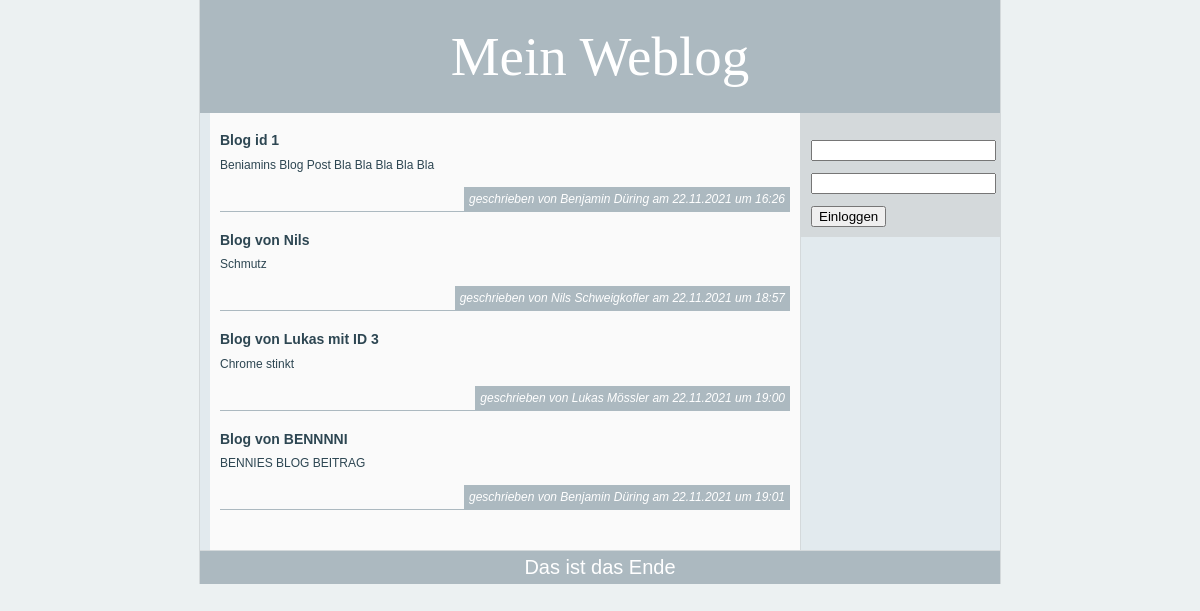
The page / on the database its author committed.
### tables this page shows
CREATE TABLE `beitraege` (
  `id` int(11) NOT NULL AUTO_INCREMENT,
  `titel` varchar(64) DEFAULT NULL,
  `inhalt` longtext DEFAULT NULL,
  `erstellt_am` timestamp NULL DEFAULT NULL,
  `benutzer_id` int(11) NOT NULL,
  PRIMARY KEY (`id`),
  KEY `fk_beitraege_benutzer_idx` (`benutzer_id`),
  CONSTRAINT `fk_beitraege_benutzer` FOREIGN KEY (`benutzer_id`) REFERENCES `benutzer` (`id`) ON DELETE NO ACTION ON UPDATE NO ACTION
);

CREATE TABLE `benutzer` (
  `id` int(11) NOT NULL AUTO_INCREMENT,
  `vorname` varchar(45) DEFAULT NULL,
  `nachname` varchar(45) DEFAULT NULL,
  `passwort` varchar(60) DEFAULT NULL,
  `benutzername` varchar(45) DEFAULT NULL,
  PRIMARY KEY (`id`)
);

### includes/funktionen.inc.php (called while the page is built, shortened)
<?php
function hole_eintraege($umgedreht = false) {
    if($umgedreht){
        $orderby = "ASC";
    }else{
        $orderby = "DESC";
    }
    $db_connection = get_db_connection();
    $query = "SELECT * FROM beitraege JOIN benutzer ON beitraege.benutzer_id = benutzer.id ORDER BY erstellt_am $orderby";
    $result = mysqli_query($db_connection, $query);
    if($result){
    $rows = mysqli_fetch_all($result, MYSQLI_ASSOC);
    }
    return $rows;
}
function ist_eingeloggt() {
    $erg = false;
    return $erg;
}
function get_db_connection()
{
    $database = "weblog";
    $host = "localhost";
    $user = "weblog";
    $pwd = "weblog";
    $db_connection = new mysqli($host, $user, $pwd, $database);
    return $db_connection;
}
?>

### index.php (the view, shortened to what this page needs)
<?php
    require_once 'includes/funktionen.inc.php';
    $unserialized = hole_eintraege(true);
?>
<!DOCTYPE html>
<html>
<head>
    <link href="css/stylesheet.css" type="text/css" rel="stylesheet" />
</head>
<body>
    <div id="gesamt">
        <div id="kopf">
            <h1>Mein Weblog</h1>
        </div>
        <div id="inhalt">
            <?php foreach ($unserialized as $k => $e): ?>
                <h1><?php echo htmlspecialchars($e['titel']); ?></h1>
	            <?php echo nl2br(htmlspecialchars($e['inhalt'])); ?>
	            <p class="eintrag_unten">
	                <span>
                        geschrieben von
                        <?=htmlspecialchars($e['vorname']);?>
                        <?=htmlspecialchars($e['nachname']);?>
                        am <?=date('d.m.Y',strtotime($e['erstellt_am']));?>
                        um <?=date('H:i',strtotime($e['erstellt_am']));?>
	                </span>
	            </p>
            <?php endforeach; ?>
        </div>
        <div id="menu">
            <?php
                if (ist_eingeloggt()) {
                  require 'includes/hauptmenu.php';
                } else {
                	require 'includes/loginformular.php';
                }
            ?>
        </div>
        <div id="fuss">
            Das ist das Ende
        </div>
    </div>
</body>
</html>

### includes/loginformular.php
<form action="einloggen.php" method="post">
    <p><input type="text" name="benutzername" id="benutzername" /></p>
    <p><input type="password" name="passwort" id="passwort" /></p>
    <p><input type="submit" value="Einloggen" class="button" /></p>
</form>

### css/stylesheet.css (style rules this page uses)
body { background-color: #ecf1f2; margin: 0; padding: 0; }
body, p, div, td { font-family: Verdana, Helvetica, Arial, Sans-Serif; font-size: 12px; color: #2d4652; }
h1, h2, h3 { color: #2d4652; font-family: Verdana, Helvetica, Arial, Sans-Serif; font-weight: bold; }
h1 { font-size: 14px; }
form { margin: 0px; padding: 0px; }
#gesamt { margin: 0px auto 0px auto; width: 800px; background-color: #e2eaee; border-style: solid; border-color: #d4d9db; border-width: 0px 1px 0px 1px; }
#kopf { background-color: #acb9c0; margin: 0px; padding: 25px 0px 25px 0px; text-align: center; }
#kopf h1 { color: #fff; font-family: serif; font-weight: normal; font-size: 55px; margin: 0px; }
#inhalt { background-color: #fafafa; border-right: 1px solid #d4d9db; float: left; width: 570px; margin: 0px 0px 0px 10px; padding: 10px 10px 20px 10px; }
p.eintrag_unten { text-align: right; border-bottom: 1px solid #acb9c0; padding-bottom: 5px; margin: 20px 0px 20px 0px; }
p.eintrag_unten span { color: #fff; background-color: #acb9c0; font-style: italic; padding: 5px; }
#menu { background-color: #d4d9db; margin: 0px 0px 0px 601px; padding: 15px 10px 10px 10px; }
#menu p { margin-bottom: 0px; }
#fuss { color: #fff; background-color: #acb9c0; font-size: 20px; text-align: center; margin: 0px; padding: 5px; clear: both; border-top: 1px solid #d4d9db; }

### rows shown on the page
beitraege: titel "Blog id 1", inhalt "Beniamins Blog Post Bla Bla Bla Bla Bla", benutzer.vorname "Benjamin", benutzer.nachname "Düring", erstellt_am "22.11.2021", erstellt_am "16:26"
beitraege: titel "Blog von Nils", inhalt "Schmutz", benutzer.vorname "Nils", benutzer.nachname "Schweigkofler", erstellt_am "22.11.2021", erstellt_am "18:57"
beitraege: titel "Blog von Lukas mit ID 3", inhalt "Chrome stinkt", benutzer.vorname "Lukas", benutzer.nachname "Mössler", erstellt_am "22.11.2021", erstellt_am "19:00"
beitraege: titel "Blog von BENNNNI", inhalt "BENNIES BLOG BEITRAG", benutzer.vorname "Benjamin", benutzer.nachname "Düring", erstellt_am "22.11.2021", erstellt_am "19:01"
